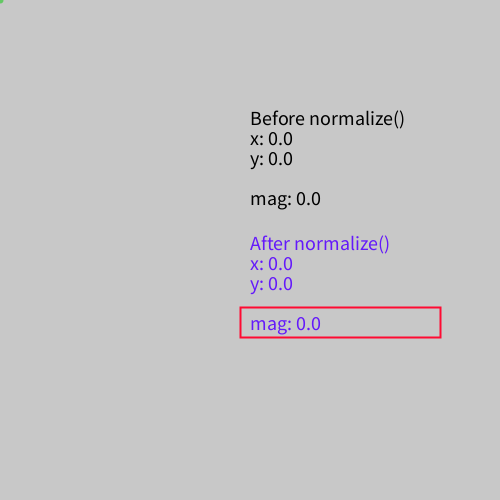
Frame 1 (no input)
Frame 60 (the mouse pressed at the canvas centre just before this capture): identical to frame 1, image omitted
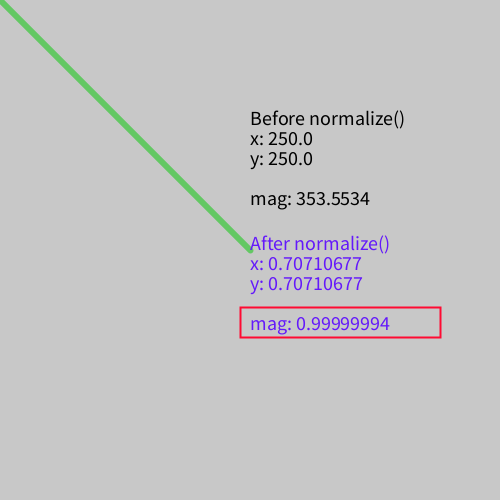
Frame 120 (the mouse held since frame 60 and released just before this capture)

The Processing sketch that drew these frames (run headless with seeded random() and noise(); from frame 60 on, the mouse is pressed at the canvas centre):

// Processing sketch: ch5_normalize
// ── ch5_normalize.pde

void setup() {
  size (500, 500);
  textSize(20);
}

void draw() {

  background(200);
  PVector mouse = new PVector(mouseX, mouseY);

  // visualize vector as line
  stroke(100, 200, 100);
  strokeWeight(6);
  line(mouse.x, mouse.y, 0, 0);

  fill(0);
  text("Before normalize()", width/2, height/4);
  text("x: " + mouse.x, width/2, height/4+20);
  text("y: " + mouse.y, width/2, height/4 + 40);
  //text("z: " + mouse.z, width/2, height/4 + 60);
  text("mag: " + mouse.mag(), width/2, height/4 + 80);

  mouse.normalize();

  fill(100, 25, 250);
  text("After normalize()", width/2, height/2);
  text("x: " + mouse.x, width/2, height/2 + 20);
  text("y: " + mouse.y, width/2, height/2 + 40);
  //text("z: " + mouse.z, width/2, height/2 + 60);
  text("mag: " + mouse.mag(), width/2, height/2 + 80);
  stroke(255, 10, 50);
  noFill();
  strokeWeight(2);
  rect(width/2-10, height/2 + 57, 200, 30);
  
}
